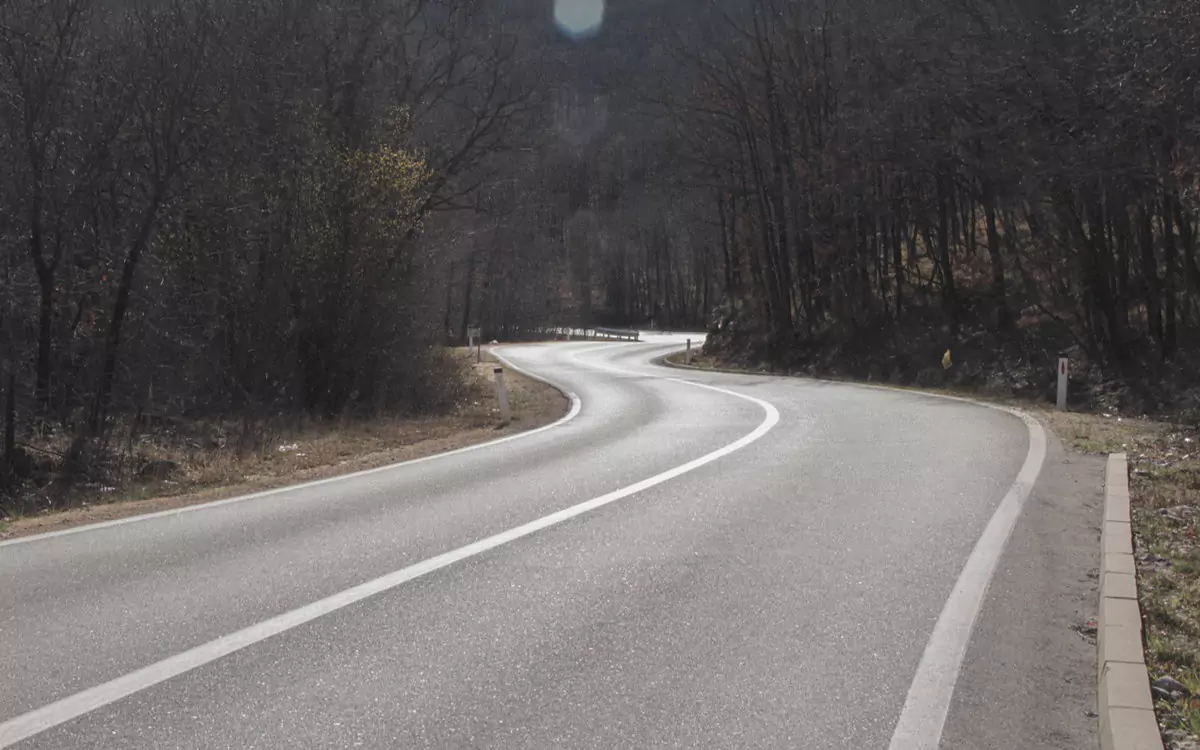
#> input picture testpicture_1.png, 1200 x 750 px
$ python 01_BildAnzeigen.py
#> lines starting #> are read from the running program, lines starting #| are printed output that depends on the picture
import cv2
import matplotlib.pyplot as plt

image_path='../testpicture_1.png'
cv2_img = cv2.imread(image_path)
#> cv2_img is the input picture: shape (750, 1200, 3); mean B, G, R 96.4, 96.6, 100.8
plt_img = plt.imread(image_path)
cv2_rgb_np = cv2.cvtColor(cv2_img, cv2.COLOR_BGR2RGB)
img_list = cv2_rgb_np.tolist()
#> img_list = 750 items

cv2.imshow("OpenCV Window", cv2_img)
cv2.waitKey(0)
cv2.destroyAllWindows()
plt.imshow(plt_img)
plt.axis('off')
plt.title("Version mit Matplotlib angezeigt")
plt.show()
plt.imshow(img_list)
plt.title("Version mit cv2 -> Liste angezeigt")
plt.show()
plt.close()

# Laenge des Bildes berechnen
reihen = len(img_list)
#> reihen = 750

# Breite des Bildes berechnen
spalten = len(img_list[0]) #img_list[0] ist die erste Reihe im Bild
#> spalten = 1200

haelfte_reihen = reihen//2 #Abrundung von Division reihen durch 2
#> haelfte_reihen = 375

bottom_image = img_list[haelfte_reihen:][:][:] #Slicing: Alle Reihen ab Haelfte,
#> bottom_image = 375 items
                                                        #Alle Spalten
                                                        #Alle Fahrben

plt.imshow(bottom_image)
plt.axis('off')
plt.title("Untere Haelfte")
plt.show()
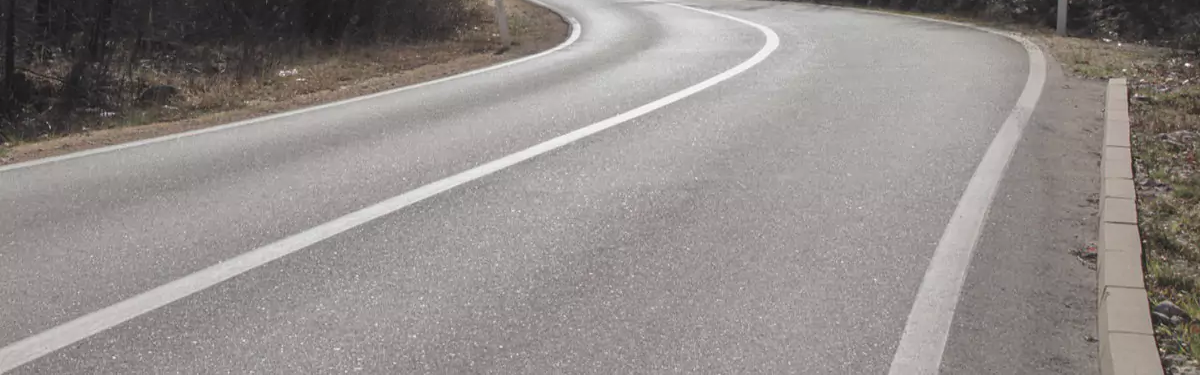
#> shown: shape (375, 1200, 3); mean R, G, B 145.7, 139.8, 137.5

$ run again, with testpicture_14.png copied over testpicture_1.png
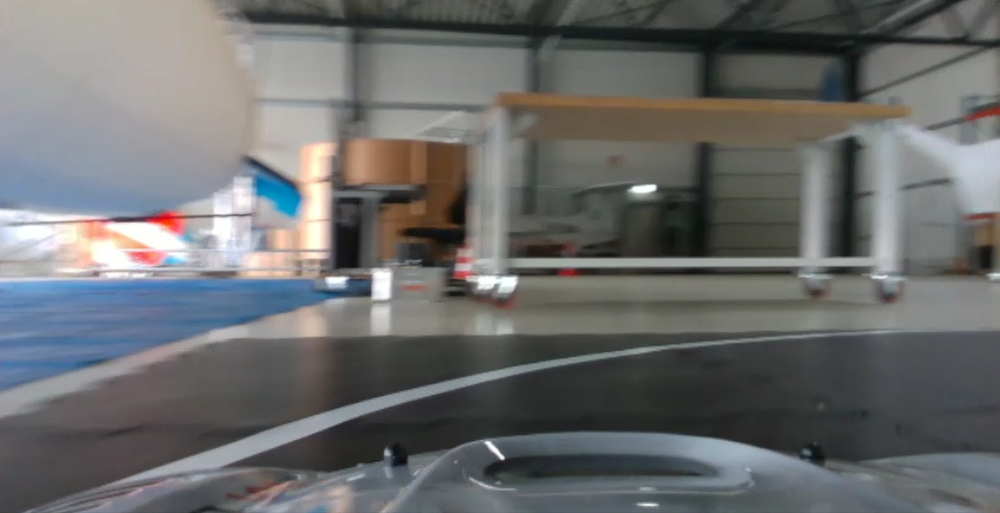
#> input picture testpicture_14.png, 1000 x 513 px, shrunk from 3630 x 1864 before the run
#> cv2_img is the input picture: shape (513, 1000, 3); mean B, G, R 108.2, 108.2, 107.1
#> img_list = 513 items
#> reihen = 513
#> spalten = 1000
#> haelfte_reihen = 256
#> bottom_image = 257 items
#> `plt.show()`:
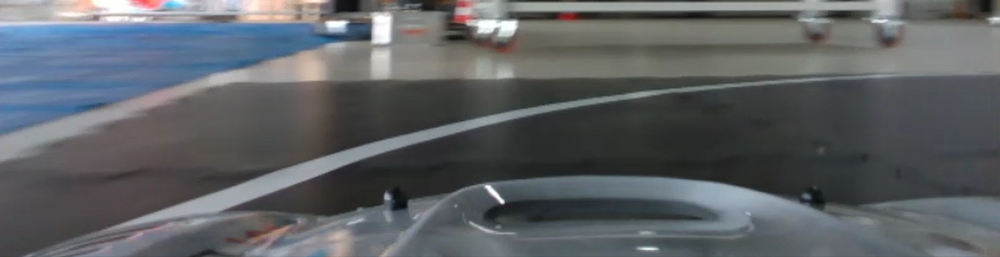
#> shown: shape (257, 1000, 3); mean R, G, B 93.8, 97.5, 101

$ run again, with testpicture_3.png copied over testpicture_1.png
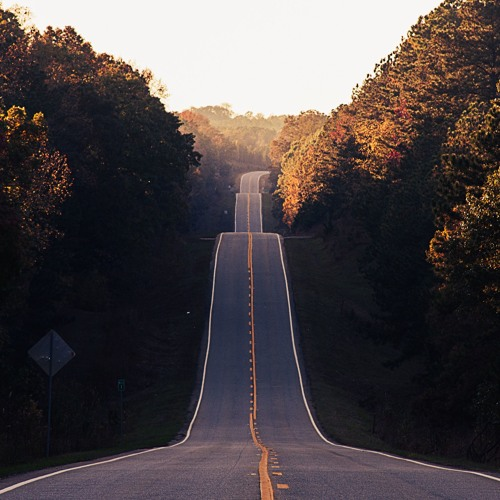
#> input picture testpicture_3.png, 500 x 500 px
#> cv2_img is the input picture: shape (500, 500, 3); mean B, G, R 70.5, 69.1, 76.5
#> img_list = 500 items
#> reihen = 500
#> haelfte_reihen = 250
#> bottom_image = 250 items
#> `plt.show()`:
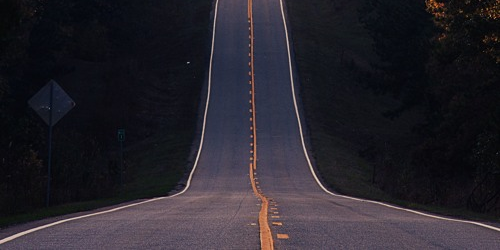
#> shown: shape (250, 500, 3); mean R, G, B 38.7, 35.7, 43.6

$ run again, with testpicture_4.png copied over testpicture_1.png
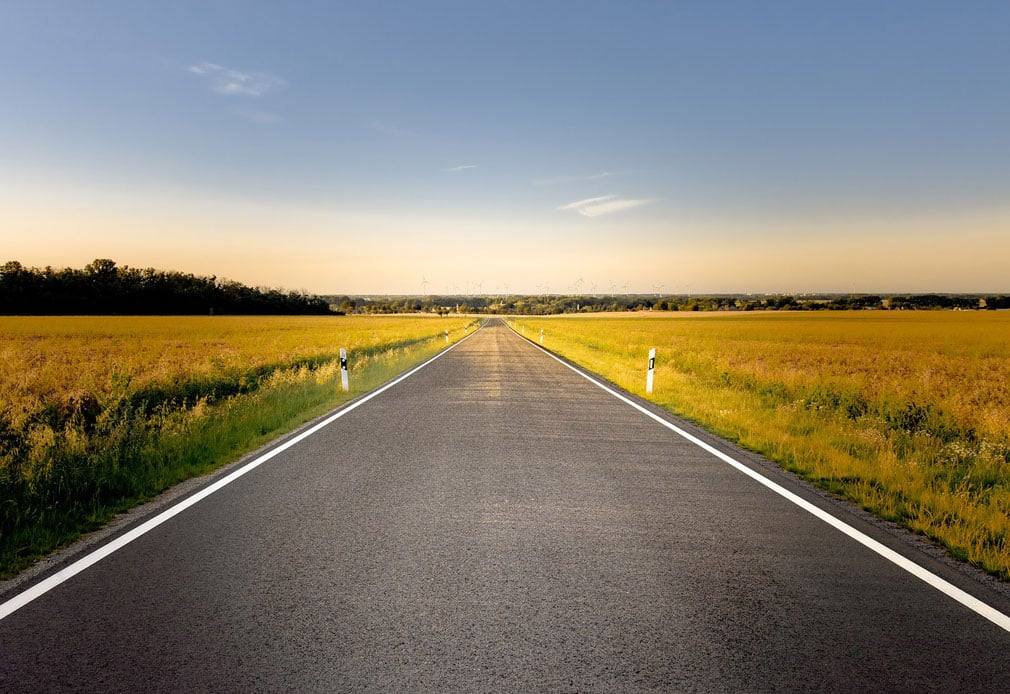
#> input picture testpicture_4.png, 1010 x 694 px
#> cv2_img is the input picture: shape (694, 1010, 3); mean B, G, R 111.3, 126.6, 132.9
#> img_list = 694 items
#> reihen = 694
#> spalten = 1010
#> haelfte_reihen = 347
#> bottom_image = 347 items
#> `plt.show()`:
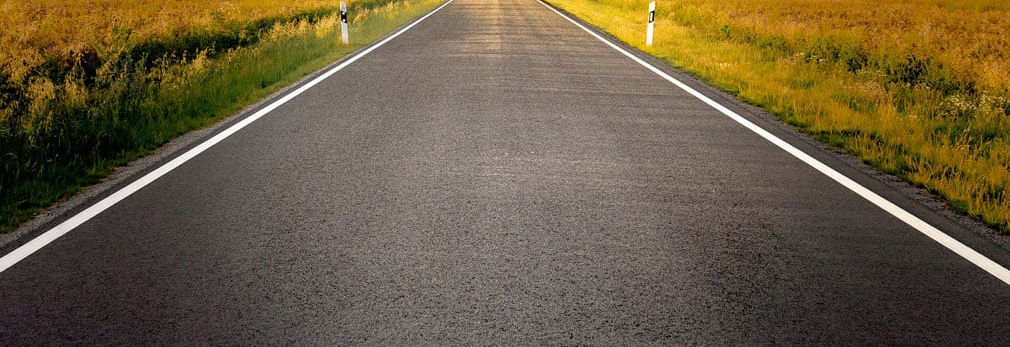
#> shown: shape (347, 1010, 3); mean R, G, B 105.6, 91.6, 65.7
